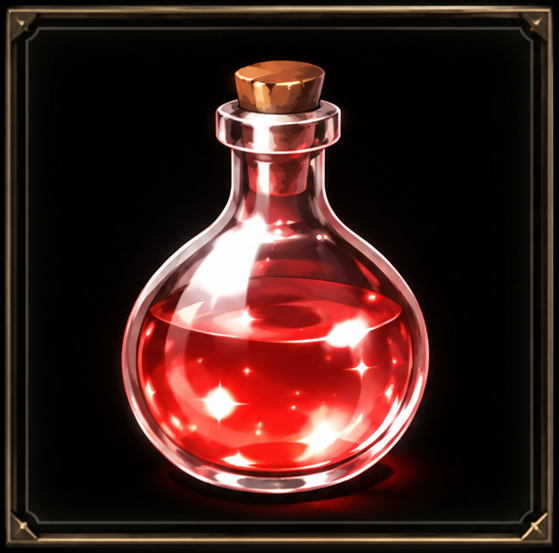
#> input picture images/01.png, 559 x 553 px; its folder holds only this picture in this run
$ python resize_all.py
#> lines starting #> are read from the running program, lines starting #| are printed output that depends on the picture
import os
from PIL import Image

# 設定目標尺寸 (適合卡片的 2x 銳利尺寸)
TARGET_SIZE = (96, 96)
# 支援的副檔名
EXTS = ('.png', '.jpg', '.jpeg', '.webp')

# 圖片來源與輸出資料夾
input_dir = "images"
output_dir = "resized"
os.makedirs(output_dir, exist_ok=True)

for filename in os.listdir(input_dir):
    if filename.lower().endswith(EXTS):
        img_path = os.path.join(input_dir, filename)
        with Image.open(img_path) as img:
#> img is the input picture: PIL image 559x553 RGBA; mean R, G, B, A 64.5, 33.8, 29.4, 255
            img = img.convert('RGBA')
            img.thumbnail(TARGET_SIZE, Image.Resampling.LANCZOS)
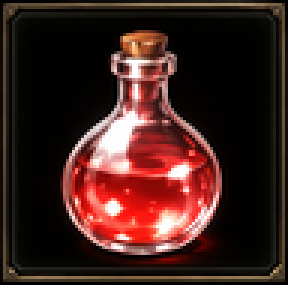
#> img: PIL image 96x95 RGBA (shown 3 times larger); mean R, G, B, A 64.4, 33.8, 29.4, 255

            # 建立透明畫布並將縮小後的圖居中貼上
            new_img = Image.new('RGBA', TARGET_SIZE, (0, 0, 0, 0))
#> new_img: PIL image 96x96 RGBA; every value is 0
            paste_x = (TARGET_SIZE[0] - img.width) // 2
#> paste_x = 0
            paste_y = (TARGET_SIZE[1] - img.height) // 2
#> paste_y = 0
            new_img.paste(img, (paste_x, paste_y), mask=img)
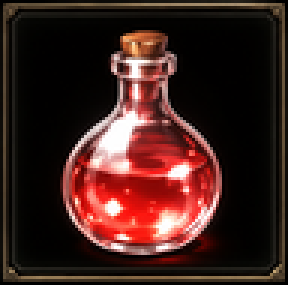
#> new_img: PIL image 96x96 RGBA (shown 3 times larger); mean R, G, B, A 63.8, 33.5, 29.1, 252.3; transparent parts drawn white

            output_path = os.path.join(output_dir, filename)
            new_img.save(output_path, 'PNG')
            print(f"✔ 已處理: {filename}")

print("\n全部完成！已儲存在 resized 資料夾。")
